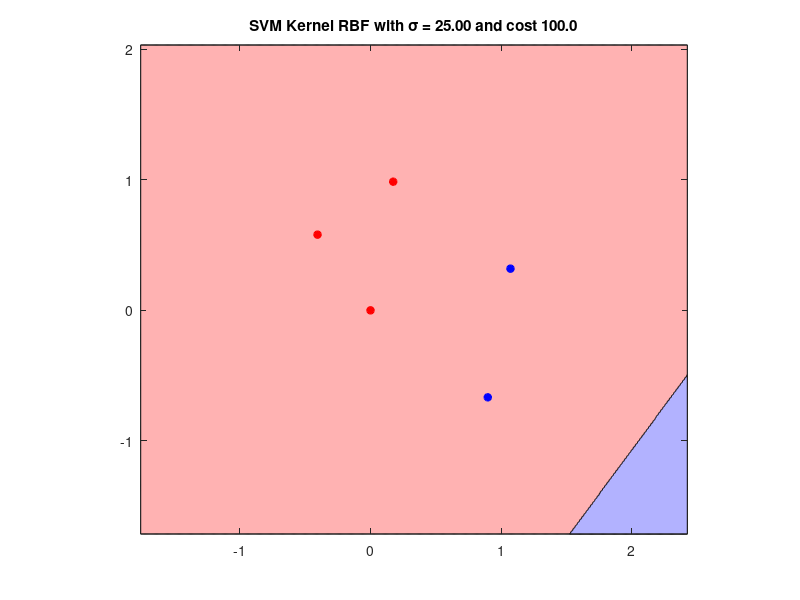

Here is the MATLAB script that generated this plot:
% Run some simple experiments with svm for demonstration

close all
addpath([cd filesep 'libsvm'])

KERNEL_LINEAR = 0;
KERNEL_POLY   = 1;
KERNEL_RBF    = 2;
KERNEL_SIG    = 3;

kernel = KERNEL_RBF;

sigma  = 25;
gamma  = 1/(2*sigma^2);
degree = 4;
coef0  = 0;
cost   = 100;

if kernel == KERNEL_RBF
    kernel_str = 'RBF';
    param_str = ['\sigma = ' sprintf('%0.2f and cost %0.1f', sqrt(1/(2*gamma)), cost)];
elseif kernel == KERNEL_POLY
    kernel_str = 'Polynomial';
    param_str = ['degree ' sprintf('%0.0f and cost %0.1f', degree, cost)];
    gamma = 1;
end

data = [0 0 -0.5 1   1; ...
        0 1  0.5 0.5 -0.5];
    
theta = 10 * pi/180;
R = [cos(theta) sin(theta); ...
    -sin(theta) cos(theta)];

dataR = (R * data).';

labels = [1 1 1 2 2].';

params = sprintf('-s 0 -t %d -g %0.9f -d %d -c %0.4f -r %0.2f', kernel, gamma, degree, cost, coef0);
model = svmtrain(labels, dataR, params);

mindims = min(dataR);
maxdims = max(dataR);
mindims = mindims - 0.5*(maxdims - mindims);
maxdims = maxdims + 0.5*(maxdims - mindims);

plot(dataR(labels == 1,1), dataR(labels == 1,2), 'r *', 'LineWidth', 2); hold on;
plot(dataR(labels == 2,1), dataR(labels == 2,2), 'b *', 'LineWidth', 2);
axis equal;

ax = axis();
xlims = ax(1:2);
ylims = ax(3:4);

xd = xlims(2) - xlims(1);
yd = ylims(2) - ylims(1);
xlims(1) = xlims(1) - 0.5*xd;
xlims(2) = xlims(2) + 0.5*xd;
ylims(1) = ylims(1) - 0.5*xd;
ylims(2) = ylims(2) + 0.5*xd;

ax = [xlims ylims];

[x,y] = meshgrid(linspace(xlims(1),xlims(2),500), linspace(ylims(1),ylims(2),500));
v = [x(:) y(:)];

colormap([1.0 0.7 0.7; 0.7 0.7 1.0]);
predictions = svmpredict(zeros(length(v),1), v, model);
predictions = reshape(predictions, 500, 500);

contourf(x, y, predictions, 1.5);

hold on;
plot(dataR(labels == 1,1), dataR(labels == 1,2), 'r *', 'LineWidth', 2);
plot(dataR(labels == 2,1), dataR(labels == 2,2), 'b *', 'LineWidth', 2);
title(['SVM Kernel ' kernel_str ' with ' param_str]);
axis(ax);